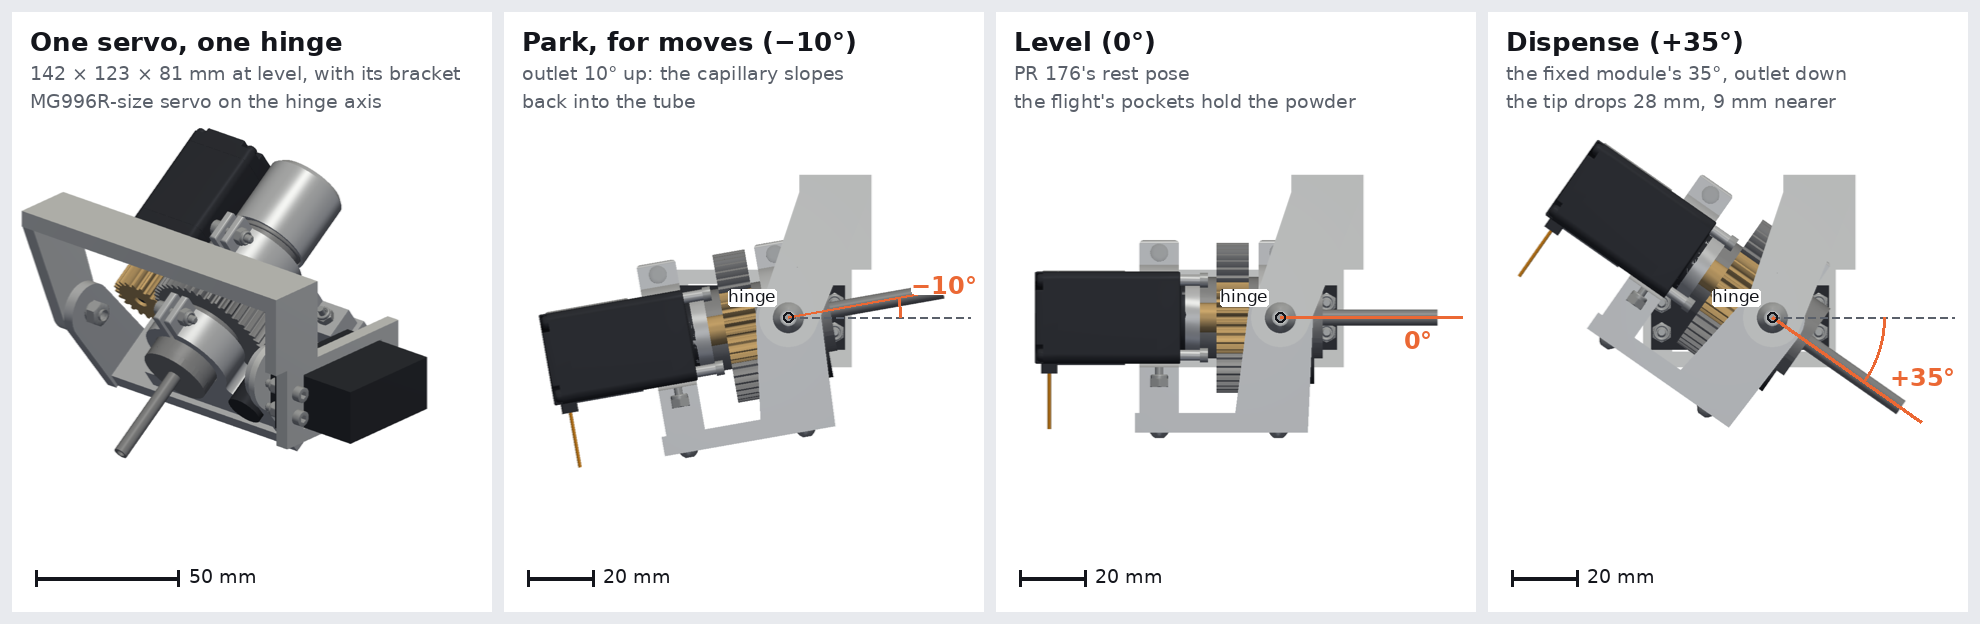

This figure's Python source:
"""The one-servo version of the miniature doser (doser_cad.tilt_meshes): the module turns about PR 176's own hinge on one
of PR 176's MG996R-size servos, outlet up while the gantry moves and outlet down to dispense. Draws the three poses side
on, at one scale, beside a view of the whole tool, and an animation of the tilt.

Needs what module_views.py needs (its docstring has the checkout and install commands), then:
    POWDER_DOSER=/tmp/powder-doser/cad/text-to-cad xvfb-run -a -s "-screen 0 1920x1080x24" python tilt_views.py
Writes tilt_views.png and tilt_motion.gif next to this file.
"""
from __future__ import annotations

import numpy as np
from PIL import Image, ImageDraw

from module_views import D, HERE, INK, MUTED, font, panel, render, scale_bar

SIDE = np.array([-1.0, 0.0, 0.0])                       # along the hinge, from the -x arm's side
ISO = np.array([1.05, -1.20, 0.70])                     # front right, above: the servo's side
ACCENT = (235, 104, 52)
POSES = ((D.TILT_PARK, "Park, for moves", ["outlet 10° up: the capillary slopes", "back into the tube"]),
         (D.TILT_LEVEL, "Level", ["PR 176's rest pose", "the flight's pockets hold the powder"]),
         (D.TILT_DISPENSE, "Dispense", ["the fixed module's 35°, outlet down", "the tip drops 28 mm, 9 mm nearer"]))


def to_px(p, focus, h, w, scale):
    """A doser-frame point to pixels in a SIDE render: screen right is -y, screen up is +z."""
    k = (h / 2) / scale
    return w / 2 - (p[1] - focus[1]) * k, h / 2 - (p[2] - focus[2]) * k


def angle_marks(img, deg, focus, scale):
    """The hinge, a level line through it, and the auger's axis at `deg`, with the angle between them."""
    w, h = img.size
    d = ImageDraw.Draw(img)
    k = (h / 2) / scale
    hx, hy = to_px(D.HINGE, focus, h, w, scale)
    reach = 56.0 * k                                    # 56 mm: past the capillary's tip (48 mm from the hinge)
    for x in np.arange(0.0, reach, 12.0):              # level, dashed
        d.line((hx + x, hy, hx + min(x + 7.0, reach), hy), fill=MUTED, width=2)
    t = np.radians(deg)
    d.line((hx, hy, hx + reach * np.cos(t), hy + reach * np.sin(t)), fill=ACCENT, width=3)
    r = 0.62 * reach
    box = (hx - r, hy - r, hx + r, hy + r)
    if abs(deg) > 0.5:
        d.arc(box, start=min(0.0, deg), end=max(0.0, deg), fill=ACCENT, width=3)
    lab = f"{deg:+.0f}°".replace("-", "−") if deg else "0°"
    lx, ly = hx + (r + 10) * np.cos(t / 2), hy + (r + 10) * np.sin(t / 2) + (22 if deg >= 0 else -22)
    f = font(24, bold=True)
    d.rounded_rectangle(d.textbbox((lx, ly), lab, font=f, anchor="lm"), 4, fill=(255, 255, 255))
    d.text((lx, ly), lab, font=f, fill=ACCENT, anchor="lm")
    d.ellipse((hx - 5, hy - 5, hx + 5, hy + 5), outline=INK, width=2)
    f = font(17)
    d.rounded_rectangle(d.textbbox((hx - 12, hy - 12), "hinge", font=f, anchor="rb"), 3, fill=(255, 255, 255))
    d.text((hx - 12, hy - 12), "hinge", font=f, fill=INK, anchor="rb")


def views(w=480, h=600):
    focus, scale = np.array([0.0, 59.0, 40.0]), 92.0      # side panels: one focus and scale, so the poses compare
    panels = []
    for deg, title, lines in POSES:
        im = render(D.tilt_meshes(deg), w, h, scale, focus=focus, view=SIDE)
        angle_marks(im, deg, focus, scale)
        panels.append(panel(im, f"{title} ({deg:+.0f}°)".replace("+0°", "0°").replace("-", "−"), lines))
        scale_bar(im, scale, h, mm=20)
    tool = D.tilt_meshes(D.TILT_DISPENSE)
    p = np.vstack([m.points for m in tool.values()])
    s = p.max(axis=0) - p.min(axis=0)
    lvl = np.vstack([m.points for m in D.tilt_meshes(D.TILT_LEVEL).values()])
    sl = lvl.max(axis=0) - lvl.min(axis=0)
    iso = panel(render(tool, w, h, 105.0, view=ISO), "One servo, one hinge",
                [f"{sl[0]:.0f} × {sl[1]:.0f} × {sl[2]:.0f} mm at level, with its bracket",
                 "MG996R-size servo on the hinge axis"])
    scale_bar(iso, 105.0, h, mm=50)
    sheet = Image.new("RGB", (4 * w + 5 * 12, h + 2 * 12), (232, 234, 238))
    for i, im in enumerate([iso] + panels):
        sheet.paste(im, (12 + i * (w + 12), 12))
    sheet.save(HERE / "tilt_views.png", optimize=True)
    print("tilt_views.png", sheet.size, "tool at level", sl.round(1), "at 35 deg", s.round(1))


def motion(w=480, h=400):
    """Park, down to dispense, hold, and back up, in a fixed camera."""
    a, b = D.TILT_PARK, D.TILT_DISPENSE
    ease = lambda n: a + (b - a) * (1 - np.cos(np.linspace(0.0, np.pi, n))) / 2
    seq = [a] * 6 + list(ease(16)) + [b] * 8 + list(ease(16)[::-1]) + [a] * 2
    p = np.vstack([m.points for m in D.tilt_meshes(D.TILT_LEVEL).values()])
    c = (p.min(axis=0) + p.max(axis=0)) / 2 + np.array([0.0, 0.0, 8.0])
    frames = []
    for deg in seq:
        im = render(D.tilt_meshes(deg), w, h, 82.0, focus=c, view=ISO)
        d = ImageDraw.Draw(im)
        d.text((12, 10), "Miniature doser, one-servo tilt", font=font(18, bold=True), fill=INK)
        state = "park, for moves" if deg <= a + 0.1 else "dispense" if deg >= b - 0.1 else "tilting"
        d.text((12, 36), f"{deg:+.0f}°  {state}".replace("-", "−"), font=font(17), fill=MUTED)
        frames.append(im.convert("P", palette=Image.ADAPTIVE, colors=128))
    frames[0].save(HERE / "tilt_motion.gif", save_all=True, append_images=frames[1:], duration=100, loop=0,
                   optimize=True)
    print("tilt_motion.gif", len(frames), "frames", (HERE / "tilt_motion.gif").stat().st_size, "bytes")


if __name__ == "__main__":
    views()
    motion()
